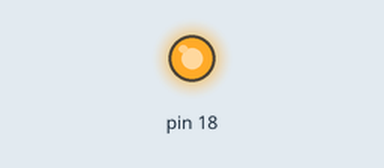
Recording of a program running on a simulated Raspberry Pi (header pin numbers). On the bench: output pins drawn as LEDs (lit = HIGH). At 5.0 s the program stops and its outputs stay as they are.

Above: at 0.1 s.
At 5.1 s:
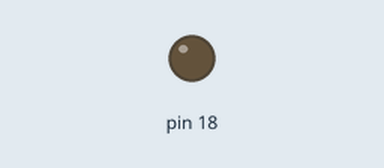
Timing chart, 0 to 6.5 s (numbered marks = the images above):
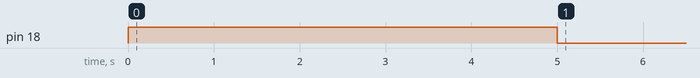

Measured:
- by itself, pin 18: LOW → HIGH at 0.00 s, → LOW 5.0 s later

The program:

led.py
```python
import RPi.GPIO as GPIO
import time

def led(pin, t):
    GPIO.setmode(GPIO.BOARD)
    GPIO.setup(pin, GPIO.OUT)

    GPIO.output(pin, True)
    time.sleep(t)

    GPIO.cleanup(pin)

led(18, 5) # 18번 핀에 끼운 LED를 5초동안 점등
```
